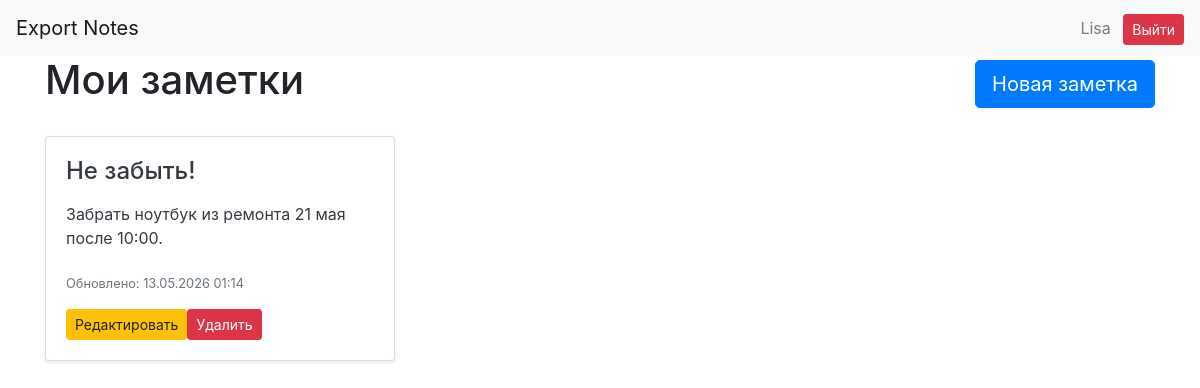
The app's page /notes (signed in) with its own data.
### database/users.py (models this page shows, shortened)
class User(SqlAlchemyBase, UserMixin):
    __tablename__ = "users"
    id = sqlalchemy.Column(sqlalchemy.Integer, primary_key=True, autoincrement=True)
    username = sqlalchemy.Column(sqlalchemy.String, nullable=False, unique=True)
    password_hash = sqlalchemy.Column(sqlalchemy.String, nullable=False)
    created_at = sqlalchemy.Column(sqlalchemy.DateTime, default=datetime.datetime.now)
    notes = orm.relationship("Note", back_populates='user')

### database/notes.py (models this page shows)
class Note(SqlAlchemyBase, UserMixin):
    __tablename__ = "notes"
    id = sqlalchemy.Column(sqlalchemy.Integer, primary_key=True, autoincrement=True)
    title = sqlalchemy.Column(sqlalchemy.String)
    content = sqlalchemy.Column(sqlalchemy.Text)
    created_at = sqlalchemy.Column(sqlalchemy.DateTime, default=datetime.datetime.now)
    updated_at = sqlalchemy.Column(sqlalchemy.DateTime, default=datetime.datetime.now)
    user_id = sqlalchemy.Column(sqlalchemy.Integer, sqlalchemy.ForeignKey("users.id"))
    user = orm.relationship('User')
    attachments = orm.relationship("Attachment", back_populates='note')

### routes/notes.py (the view)
@notes_bp.route("/notes")
@login_required
def notes_list():
    db_sess = create_session()
    notes = db_sess.query(Note).filter(Note.user_id == current_user.id).order_by(Note.updated_at.desc()).all()
    return render_template("notes_list.html", notes=notes)

### database/db_session.py (called while the page is built)
def create_session() -> Session:
    global __factory
    return __factory()

### templates/notes_list.html (shortened to what this page needs)
{% extends "base.html" %}
{% block content %}
<div class="d-flex justify-content-between align-items-center mb-4">
    <h1>Мои заметки</h1>
    <a href="/note/create" class="btn btn-primary btn-lg">
        Новая заметка
    </a>
</div>
<div class="row">
    {% for note in notes %}
        <div class="col-md-4 mb-4">
            <div class="card h-100 shadow-sm">
                <div class="card-body d-flex flex-column">
                    <a href="/note/{{ note.id }}" class="text-decoration-none text-dark">
                        <h4 class="card-title mb-3">
                            {{ note.title }}
                        </h4>
                        <p class="card-text">
                            {% if note.content %}
                                {{ note.content[:200] }}
                            {% else %}
                                <span class="text-muted">
                                    Пустая заметка
                                </span>
                            {% endif %}
                        </p>
                    </a>
                    <div class="mt-auto">
                        <p class="text-muted small mt-4 mb-3">
                            Обновлено:
                            {{ note.updated_at.strftime('%d.%m.%Y %H:%M') }}
                        </p>
                        <div class="d-flex gap-2 flex-wrap">
                            <a href="/note/{{ note.id }}/edit" class="btn btn-warning btn-sm">
                                Редактировать
                            </a>
                            <form method="POST" action="/note/{{ note.id }}/delete">
                                <button class="btn btn-danger btn-sm">
                                    Удалить
                                </button>
                            </form>
                        </div>
                    </div>
                </div>
            </div>
        </div>
    {% endfor %}
</div>
{% endblock %}

### templates/base.html (shortened to what this page needs)
<!doctype html>
<html lang="en">
<head>
    <link rel="stylesheet"
          href="https://stackpath.bootstrapcdn.com/bootstrap/4.4.1/css/bootstrap.min.css"
>
</head>
<body>
<header>
    <nav class="navbar navbar-light bg-light">
        <a class="navbar-brand" href="#">Export Notes</a>
        {% if current_user.is_authenticated %}
        <div class="ml-auto">
            <span class="navbar-text mr-2">{{ current_user.username }}</span>
            <a class="btn btn-sm btn-danger" href="/logout">Выйти</a>
        </div>
        {% else %}
        <p>
            <a class="btn btn-primary " href="/register">Зарегистрироваться</a>
            <a class="btn btn-success" href="/login">Войти</a>
        </p>
        {% endif %}
    </nav>
</header>
<main role="main" class="container">
    {% block content %}{% endblock %}
</main>
</body>
</html>

### records on screen
User: username "Lisa"
Note: title "Не забыть!", content "Забрать ноутбук из ремонта 21 мая после 10:00.", updated_at "13.05.2026 01:14"
